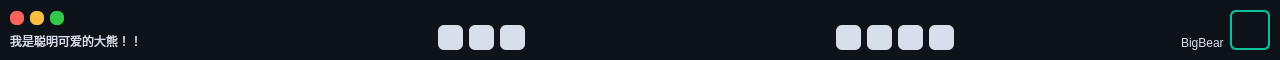
<?xml version="1.0" encoding="UTF-8"?>
<ui version="4.0">
 <class>BBTitleBar</class>
 <widget class="QWidget" name="BBUITitleBar">
  <property name="geometry">
   <rect>
    <x>0</x>
    <y>0</y>
    <width>1280</width>
    <height>60</height>
   </rect>
  </property>
  <property name="minimumSize">
   <size>
    <width>0</width>
    <height>60</height>
   </size>
  </property>
  <property name="maximumSize">
   <size>
    <width>16777215</width>
    <height>60</height>
   </size>
  </property>
  <property name="windowTitle">
   <string>Form</string>
  </property>
  <property name="focusPolicy">
   <enum>Qt::ClickFocus</enum>
  </property>
  <property name="styleSheet">
   <string notr="true">#background {
    background-color: rgb(14, 19, 25);
}

#iconBox {
    border: 2px solid #0ebf9c;
    border-radius: 6px;
}

#icon {
    border-image: url(../../resources/icons/face.png);
    border-radius: 3px;
    margin: 3px;
}

#name {
    color: #d6dfeb;
    font: 9pt &quot;Arial&quot;;
}

#introduction {
    color: #d6dfeb;
    font: 10pt &quot;Arial&quot;;
}

QPushButton {
    border: none;
    border-radius: 6px;
    color: rgb(56, 70, 87);
    background-color: #d6dfeb;
}

QPushButton:pressed, QPushButton:hover, QPushButton:checked {
    background-color: #8193bc;
}

QPushButton:flat {
    border: none; /* no border for a flat push button */
}

QPushButton:default {
    border-color: navy; /* make the default button prominent */
}

#buttonHand {
    image: url(../../resources/icons/hand.png);
}

#buttonMove {
    image: url(../../resources/icons/move.png);
}

#buttonRotate {
    image: url(../../resources/icons/rotate.png);
}

#buttonScale {
    image: url(../../resources/icons/scale.png);
}

#buttonRun {
    image: url(../../resources/icons/play.png);
}

#buttonDebug {
    image: url(../../resources/icons/debug.png);
}

#buttonBuild {
    image: url(../../resources/icons/build.png);
}

#buttonClose {
    background-color: rgb(252, 98, 93);
}

#buttonClose:pressed {
    background-color: rgb(239, 78, 73);
}

#buttonMinimize {
    background-color: rgb(253, 191, 65);
}

#buttonMinimize:pressed {
    background-color: rgb(162, 114, 29);
}

#buttonMaximize {
    background-color: rgb(52, 200, 74);
}

#buttonMaximize:pressed {
    background-color: rgb(20, 128, 34);
}</string>
  </property>
  <layout class="QHBoxLayout" name="horizontalLayout">
   <property name="leftMargin">
    <number>0</number>
   </property>
   <property name="topMargin">
    <number>0</number>
   </property>
   <property name="rightMargin">
    <number>0</number>
   </property>
   <property name="bottomMargin">
    <number>0</number>
   </property>
   <item>
    <widget class="QWidget" name="background" native="true">
     <layout class="QHBoxLayout" name="horizontalLayout_2">
      <property name="leftMargin">
       <number>10</number>
      </property>
      <property name="topMargin">
       <number>10</number>
      </property>
      <property name="rightMargin">
       <number>10</number>
      </property>
      <property name="bottomMargin">
       <number>10</number>
      </property>
      <item alignment="Qt::AlignLeft">
       <widget class="QWidget" name="toolbar1" native="true">
        <layout class="QVBoxLayout" name="verticalLayout">
         <property name="leftMargin">
          <number>0</number>
         </property>
         <property name="topMargin">
          <number>0</number>
         </property>
         <property name="rightMargin">
          <number>0</number>
         </property>
         <property name="bottomMargin">
          <number>0</number>
         </property>
         <item alignment="Qt::AlignLeft">
          <widget class="QWidget" name="horizontalWidget" native="true">
           <layout class="QHBoxLayout" name="buttonGroupWindow">
            <property name="spacing">
             <number>6</number>
            </property>
            <property name="leftMargin">
             <number>0</number>
            </property>
            <property name="topMargin">
             <number>0</number>
            </property>
            <property name="rightMargin">
             <number>0</number>
            </property>
            <property name="bottomMargin">
             <number>0</number>
            </property>
            <item alignment="Qt::AlignLeft">
             <widget class="QPushButton" name="buttonClose">
              <property name="minimumSize">
               <size>
                <width>14</width>
                <height>14</height>
               </size>
              </property>
              <property name="maximumSize">
               <size>
                <width>14</width>
                <height>14</height>
               </size>
              </property>
              <property name="text">
               <string/>
              </property>
             </widget>
            </item>
            <item alignment="Qt::AlignLeft">
             <widget class="QPushButton" name="buttonMinimize">
              <property name="minimumSize">
               <size>
                <width>14</width>
                <height>14</height>
               </size>
              </property>
              <property name="maximumSize">
               <size>
                <width>14</width>
                <height>14</height>
               </size>
              </property>
              <property name="text">
               <string/>
              </property>
             </widget>
            </item>
            <item>
             <widget class="QPushButton" name="buttonMaximize">
              <property name="minimumSize">
               <size>
                <width>14</width>
                <height>14</height>
               </size>
              </property>
              <property name="maximumSize">
               <size>
                <width>14</width>
                <height>14</height>
               </size>
              </property>
              <property name="text">
               <string/>
              </property>
             </widget>
            </item>
           </layout>
          </widget>
         </item>
         <item>
          <widget class="QLabel" name="introduction">
           <property name="text">
            <string>我是聪明可爱的大熊！！</string>
           </property>
          </widget>
         </item>
        </layout>
       </widget>
      </item>
      <item alignment="Qt::AlignHCenter">
       <widget class="QWidget" name="toolbar2" native="true">
        <layout class="QHBoxLayout" name="horizontalLayout_6">
         <property name="leftMargin">
          <number>0</number>
         </property>
         <property name="topMargin">
          <number>0</number>
         </property>
         <property name="rightMargin">
          <number>0</number>
         </property>
         <property name="bottomMargin">
          <number>0</number>
         </property>
         <item alignment="Qt::AlignBottom">
          <widget class="QPushButton" name="buttonRun">
           <property name="minimumSize">
            <size>
             <width>25</width>
             <height>25</height>
            </size>
           </property>
           <property name="maximumSize">
            <size>
             <width>25</width>
             <height>25</height>
            </size>
           </property>
           <property name="text">
            <string/>
           </property>
          </widget>
         </item>
         <item alignment="Qt::AlignBottom">
          <widget class="QPushButton" name="buttonDebug">
           <property name="minimumSize">
            <size>
             <width>25</width>
             <height>25</height>
            </size>
           </property>
           <property name="maximumSize">
            <size>
             <width>25</width>
             <height>25</height>
            </size>
           </property>
           <property name="text">
            <string/>
           </property>
          </widget>
         </item>
         <item alignment="Qt::AlignBottom">
          <widget class="QPushButton" name="buttonBuild">
           <property name="minimumSize">
            <size>
             <width>25</width>
             <height>25</height>
            </size>
           </property>
           <property name="maximumSize">
            <size>
             <width>25</width>
             <height>25</height>
            </size>
           </property>
           <property name="text">
            <string/>
           </property>
          </widget>
         </item>
        </layout>
       </widget>
      </item>
      <item alignment="Qt::AlignRight">
       <widget class="QWidget" name="toolbar3" native="true">
        <layout class="QHBoxLayout" name="horizontalLayout_4">
         <property name="leftMargin">
          <number>0</number>
         </property>
         <property name="topMargin">
          <number>0</number>
         </property>
         <property name="rightMargin">
          <number>0</number>
         </property>
         <property name="bottomMargin">
          <number>0</number>
         </property>
         <item alignment="Qt::AlignBottom">
          <widget class="QPushButton" name="buttonHand">
           <property name="minimumSize">
            <size>
             <width>25</width>
             <height>25</height>
            </size>
           </property>
           <property name="maximumSize">
            <size>
             <width>25</width>
             <height>25</height>
            </size>
           </property>
           <property name="text">
            <string/>
           </property>
          </widget>
         </item>
         <item alignment="Qt::AlignBottom">
          <widget class="QPushButton" name="buttonMove">
           <property name="minimumSize">
            <size>
             <width>25</width>
             <height>25</height>
            </size>
           </property>
           <property name="maximumSize">
            <size>
             <width>25</width>
             <height>25</height>
            </size>
           </property>
           <property name="text">
            <string/>
           </property>
          </widget>
         </item>
         <item alignment="Qt::AlignBottom">
          <widget class="QPushButton" name="buttonRotate">
           <property name="minimumSize">
            <size>
             <width>25</width>
             <height>25</height>
            </size>
           </property>
           <property name="maximumSize">
            <size>
             <width>25</width>
             <height>25</height>
            </size>
           </property>
           <property name="text">
            <string/>
           </property>
          </widget>
         </item>
         <item alignment="Qt::AlignBottom">
          <widget class="QPushButton" name="buttonScale">
           <property name="minimumSize">
            <size>
             <width>25</width>
             <height>25</height>
            </size>
           </property>
           <property name="maximumSize">
            <size>
             <width>25</width>
             <height>25</height>
            </size>
           </property>
           <property name="text">
            <string/>
           </property>
          </widget>
         </item>
        </layout>
       </widget>
      </item>
      <item alignment="Qt::AlignRight">
       <widget class="QWidget" name="user" native="true">
        <layout class="QHBoxLayout" name="horizontalLayout_3">
         <property name="leftMargin">
          <number>0</number>
         </property>
         <property name="topMargin">
          <number>0</number>
         </property>
         <property name="rightMargin">
          <number>0</number>
         </property>
         <property name="bottomMargin">
          <number>0</number>
         </property>
         <item>
          <widget class="QLabel" name="name">
           <property name="text">
            <string>BigBear</string>
           </property>
           <property name="alignment">
            <set>Qt::AlignBottom|Qt::AlignLeading|Qt::AlignLeft</set>
           </property>
          </widget>
         </item>
         <item>
          <widget class="QWidget" name="iconBox" native="true">
           <layout class="QGridLayout" name="gridLayout">
            <property name="leftMargin">
             <number>0</number>
            </property>
            <property name="topMargin">
             <number>0</number>
            </property>
            <property name="rightMargin">
             <number>0</number>
            </property>
            <property name="bottomMargin">
             <number>0</number>
            </property>
            <item row="0" column="0">
             <widget class="QLabel" name="icon">
              <property name="sizePolicy">
               <sizepolicy hsizetype="Preferred" vsizetype="Preferred">
                <horstretch>0</horstretch>
                <verstretch>0</verstretch>
               </sizepolicy>
              </property>
              <property name="minimumSize">
               <size>
                <width>40</width>
                <height>0</height>
               </size>
              </property>
              <property name="maximumSize">
               <size>
                <width>40</width>
                <height>16777215</height>
               </size>
              </property>
              <property name="text">
               <string/>
              </property>
             </widget>
            </item>
           </layout>
          </widget>
         </item>
        </layout>
       </widget>
      </item>
     </layout>
    </widget>
   </item>
  </layout>
 </widget>
 <resources/>
 <connections>
  <connection>
   <sender>buttonClose</sender>
   <signal>clicked()</signal>
   <receiver>BBUITitleBar</receiver>
   <slot>closeWindow()</slot>
   <hints>
    <hint type="sourcelabel">
     <x>20</x>
     <y>19</y>
    </hint>
    <hint type="destinationlabel">
     <x>19</x>
     <y>-9</y>
    </hint>
   </hints>
  </connection>
  <connection>
   <sender>buttonMinimize</sender>
   <signal>clicked()</signal>
   <receiver>BBUITitleBar</receiver>
   <slot>minimizeWindow()</slot>
   <hints>
    <hint type="sourcelabel">
     <x>40</x>
     <y>18</y>
    </hint>
    <hint type="destinationlabel">
     <x>41</x>
     <y>-16</y>
    </hint>
   </hints>
  </connection>
  <connection>
   <sender>buttonMaximize</sender>
   <signal>clicked()</signal>
   <receiver>BBUITitleBar</receiver>
   <slot>maximizeWindow()</slot>
  </connection>
 </connections>
 <slots>
  <slot>closeWindow()</slot>
  <slot>minimizeWindow()</slot>
  <slot>maximizeWindow()</slot>
 </slots>
</ui>
